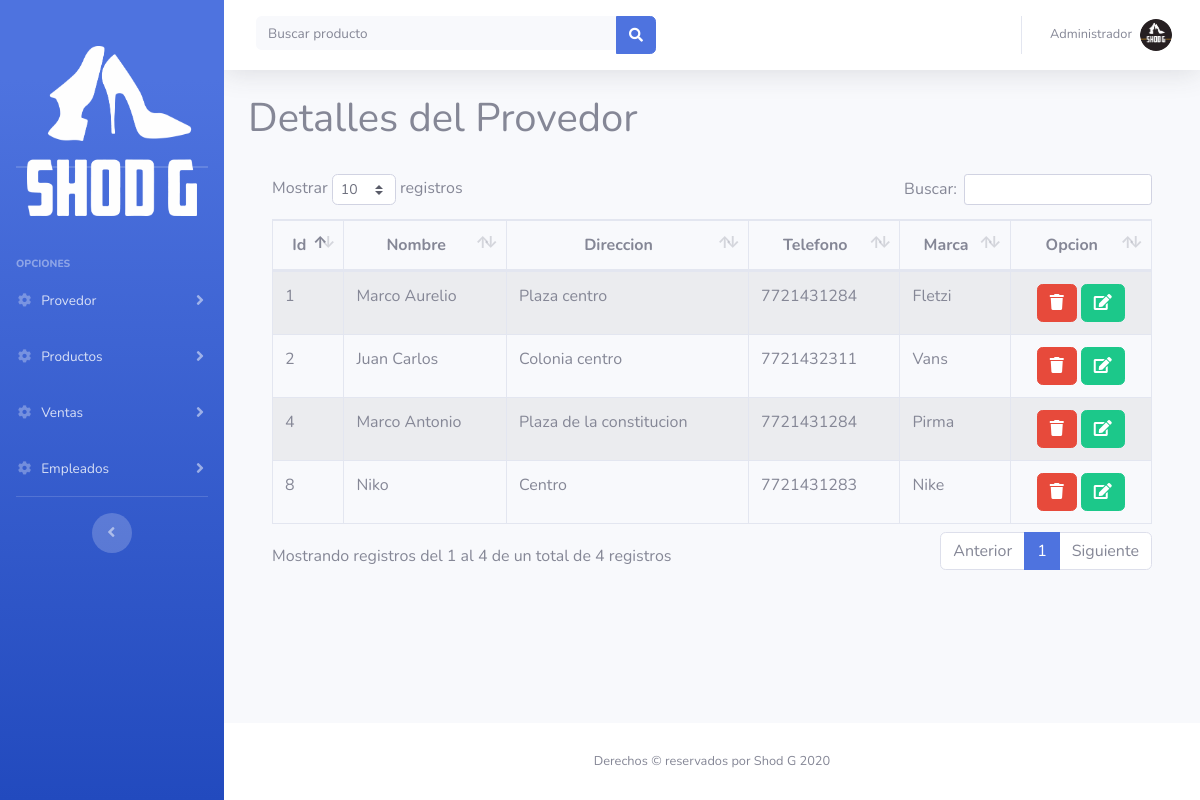
The page /Frontend/Provedor.php on the database its author committed.
### tables this page shows
CREATE TABLE `provedor` (
  `id_provedor` int(11) NOT NULL,
  `nombre` varchar(100) NOT NULL,
  `direccion` varchar(100) NOT NULL,
  `Telefono` varchar(10) NOT NULL,
  `marca` varchar(50) NOT NULL
);

### Backend/bd/mostrarDatos.php (called while the page is built, shortened)
<?php
	include ("conexion.php");
	$sql="SELECT * FROM provedor";
	$query = mysqli_query($conexion, $sql);
 ?>

### Frontend/Provedor.php (the view)
<?php require_once "vistas/parte_superior.php"?>
<div class="container">
    <h1>Detalles del Provedor</h1>
 <?php
    include '../Backend/bd/mostrarDatos.php';
 ?>
<br>
<div class="container">
        <div class="row">
                <div class="col-lg-12">
                    <div class="table-responsive">
                        <table id="example" class="table table-striped table-bordered" style="width:100%">
                        <thead class="text-center">
                            <tr>
                                <th>Id</th>
                                <th>Nombre</th>
                                <th>Direccion</th>
                                <th>Telefono</th>
                                <th>Marca</th>
                                <th>Opcion</th>
                            </tr>
                        </thead>
                        <tbody>
                                 <?php   foreach ($query as $mostrar){ ?>
                                <tr>
                                    <td><?php echo $mostrar['id_provedor']; ?></td>
                                    <td><?php echo $mostrar['nombre']; ?></td>
                                    <td><?php echo $mostrar['direccion']; ?></td>
                                    <td><?php echo $mostrar['Telefono']; ?></td>
                                    <td><?php echo $mostrar['marca']; ?></td>
                                    <?php echo "<td> <center><a href='../Backend/bd/eliminar_provedor.php?no=".$mostrar['id_provedor']."''><button type='button' class='btn btn-danger'><i class='fa fa-trash'></i></button></a>
                                        <a href='../Provedor_editar.php?no=".$mostrar['id_provedor']."''><button type='button' class='btn btn-success'><i class='fa fa-edit'></i></button></a> </center></td>"; ?>
                                </tr>
                                <?php } ?>
                        </tbody>
                       </table>
                    </div>
                </div>
            </div>
        </div>
</div>
<?php require_once "vistas/parte_inferior.php"?>

### Frontend/vistas/parte_superior.php (shortened to what this page needs)
<!DOCTYPE html>
<html lang="es">
<head>
  <link href="vendor/fontawesome-free/css/all.min.css" rel="stylesheet" type="text/css">
  <link href="css/sb-admin-2.min.css" rel="stylesheet">
    <link rel="stylesheet" type="text/css" href="vendor/datatables/datatables.min.css"/>
    <link rel="stylesheet"  type="text/css" href="vendor/datatables/DataTables-1.10.18/css/dataTables.bootstrap4.min.css">
</head>
<body id="page-top">
  <div id="wrapper">
    <ul class="navbar-nav bg-gradient-primary sidebar sidebar-dark accordion" id="accordionSidebar">
      <br>
      <br>
      <br>
      <br>
      <a class="sidebar-brand d-flex align-items-center justify-content-center" href="index.php">
        <div class="sidebar-brand-text mx-3"><img src="img/logoSin.png" style="height: 170px; width: 170px;"></div>
      </a>
      <br>
      <br>
      <br>
      <div class="sidebar-heading">
        Opciones
      </div>
      <li class="nav-item">
        <a class="nav-link collapsed" href="Provedor.php" data-toggle="collapse" data-target="#collapseTwo1" aria-expanded="true" aria-controls="collapseTwo">
          <i class="fas fa-fw fa-cog"></i>
          <span>Provedor</span>
        </a>
      </li>
      <li class="nav-item">
        <a class="nav-link collapsed" href="Productos.php" data-toggle="collapse" data-target="#collapseTwo2" aria-expanded="true" aria-controls="collapseTwo">
          <i class="fas fa-fw fa-cog"></i>
          <span>Productos</span>
        </a>
      </li>
      <li class="nav-item">
        <a class="nav-link collapsed" href="Ventas.php" data-toggle="collapse" data-target="#collapseTwo3" aria-expanded="true" aria-controls="collapseTwo">
          <i class="fas fa-fw fa-cog"></i>
          <span>Ventas</span>
        </a>
      </li>
      <li class="nav-item">
        <a class="nav-link collapsed" href="Empleados.php" data-toggle="collapse" data-target="#collapseTwo4" aria-expanded="true" aria-controls="collapseTwo">
          <i class="fas fa-fw fa-cog"></i>
          <span>Empleados</span>
        </a>
      </li>
      <hr class="sidebar-divider d-none d-md-block">
      <div class="text-center d-none d-md-inline">
        <button class="rounded-circle border-0" id="sidebarToggle"></button>
      </div>
    </ul>
    <div id="content-wrapper" class="d-flex flex-column">
      <div id="content">
        <nav class="navbar navbar-expand navbar-light bg-white topbar mb-4 static-top shadow">
          <form class="d-none d-sm-inline-block form-inline mr-auto ml-md-3 my-2 my-md-0 mw-100 navbar-search" action="">
            <div class="input-group">
              <input type="text" class="form-control bg-light border-0 small" placeholder="Buscar producto" aria-label="Search" aria-describedby="basic-addon2">
              <div class="input-group-append">
                <button class="btn btn-primary" type="button">
                  <i class="fas fa-search fa-sm"></i>
                </button>
              </div>
            </div>
          </form>
          <ul class="navbar-nav ml-auto">
            <li class="nav-item dropdown no-arrow">
              <a class="nav-link dropdown-toggle" href="#" id="userDropdown" role="button" data-toggle="dropdown" aria-haspopup="true" aria-expanded="false">
                <span class="mr-2 d-none d-lg-inline text-gray-600 small">Administrador</span>
                <img class="img-profile rounded-circle" src="img/logoG.png">
              </a>
            </li>
          </ul>
        </nav>

### Frontend/vistas/parte_inferior.php (shortened to what this page needs)
      </div>
      <footer class="sticky-footer bg-white">
        <div class="container my-auto">
          <div class="copyright text-center my-auto">
            <span>Derechos &copy; reservados por Shod G 2020</span>
          </div>
        </div>
      </footer>
    </div>
  </div>
</body>
</html>

### rows shown on the page
provedor: id_provedor "1", nombre "Marco Aurelio", direccion "Plaza centro", Telefono "7721431284", marca "Fletzi"
provedor: id_provedor "2", nombre "Juan Carlos", direccion "Colonia centro", Telefono "7721432311", marca "Vans"
provedor: id_provedor "4", nombre "Marco Antonio", direccion "Plaza de la constitucion", Telefono "7721431284", marca "Pirma"
provedor: id_provedor "8", nombre "Niko", direccion "Centro", Telefono "7721431283", marca "Nike"
